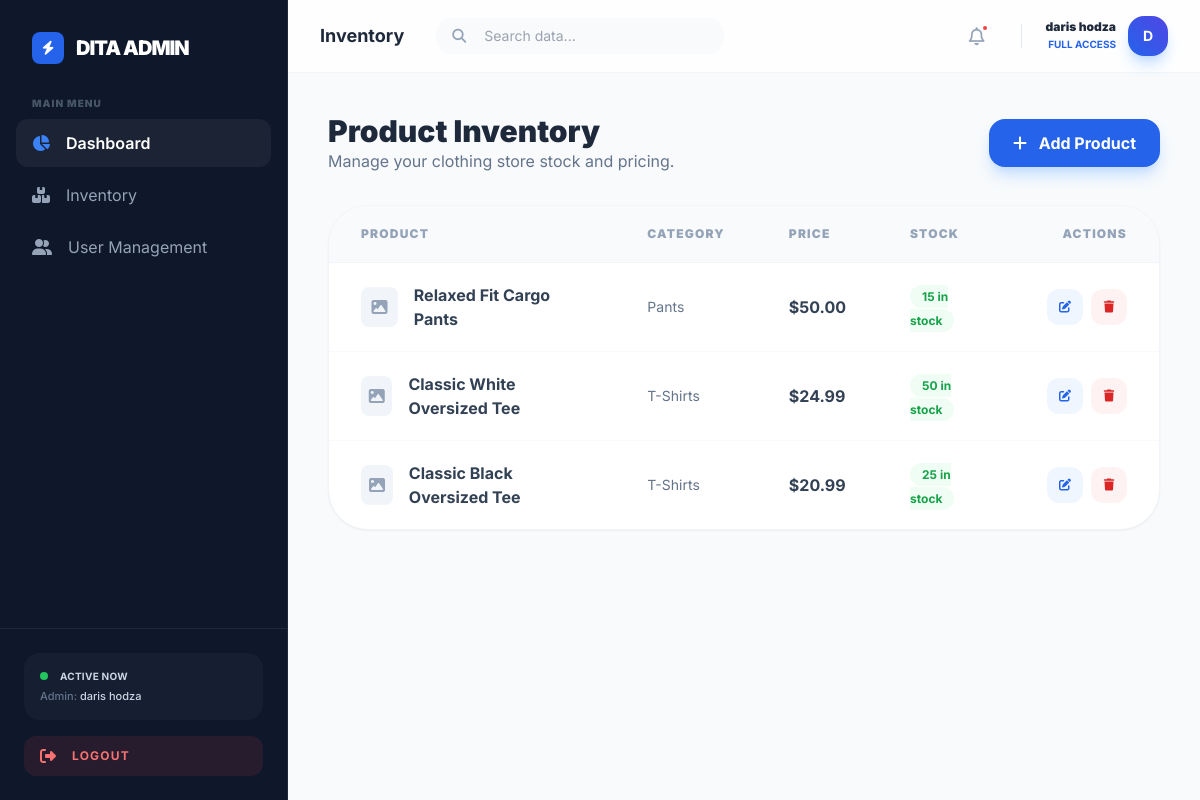
The app's page /inventory.php (signed in) with its own data.
### tables this page shows
CREATE TABLE `products` (
  `id` int NOT NULL,
  `name` varchar(100) NOT NULL,
  `description` text,
  `price` decimal(10,2) NOT NULL,
  `stock` int NOT NULL DEFAULT '0',
  `category` varchar(50) DEFAULT NULL,
  `image` varchar(255) DEFAULT 'default.jpg',
  `created_at` timestamp NULL DEFAULT CURRENT_TIMESTAMP
);

### inventory.php (the view)
<?php
include('includes/connect.php');
include('includes/header.php');
$query = "SELECT * FROM products ORDER BY id DESC";
$stmt = $conn->prepare($query);
$stmt->execute();
$products = $stmt->fetchAll();
?>
<div class="max-w-7xl mx-auto">
    <div class="flex justify-between items-center mb-8">
        <div>
            <h1 class="text-3xl font-black text-slate-800">Product Inventory</h1>
            <p class="text-slate-500">Manage your clothing store stock and pricing.</p>
        </div>
        <a href="create.php" class="bg-blue-600 text-white px-6 py-3 rounded-2xl font-bold hover:bg-blue-700 transition-all shadow-lg shadow-blue-200">
            <i class="fas fa-plus mr-2"></i> Add Product
        </a>
    </div>
    <div class="bg-white rounded-[2.5rem] border border-slate-100 shadow-sm overflow-hidden">
        <table class="w-full text-left">
            <thead>
                <tr class="bg-slate-50 border-b border-slate-100">
                    <th class="px-8 py-5 text-xs font-black text-slate-400 uppercase tracking-widest">Product</th>
                    <th class="px-8 py-5 text-xs font-black text-slate-400 uppercase tracking-widest">Category</th>
                    <th class="px-8 py-5 text-xs font-black text-slate-400 uppercase tracking-widest">Price</th>
                    <th class="px-8 py-5 text-xs font-black text-slate-400 uppercase tracking-widest">Stock</th>
                    <th class="px-8 py-5 text-xs font-black text-slate-400 uppercase tracking-widest text-right">Actions</th>
                </tr>
            </thead>
            <tbody class="divide-y divide-slate-50">
                <?php foreach($products as $row): ?>
                <tr class="hover:bg-slate-50/50 transition-colors">
                    <td class="px-8 py-5">
                        <div class="flex items-center gap-4">
                            <div class="w-10 h-10 bg-slate-100 rounded-lg flex items-center justify-center text-slate-400">
                                <i class="fas fa-image"></i>
                            </div>
                            <span class="font-bold text-slate-700"><?php echo htmlspecialchars($row['name']); ?></span>
                        </div>
                    </td>
                    <td class="px-8 py-5 text-sm text-slate-500"><?php echo htmlspecialchars($row['category']); ?></td>
                    <td class="px-8 py-5 font-bold text-slate-700">$<?php echo number_format($row['price'], 2); ?></td>
                    <td class="px-8 py-5">
                        <span class="px-3 py-1 rounded-full text-xs font-bold <?php echo $row['stock'] < 10 ? 'bg-red-50 text-red-600' : 'bg-green-50 text-green-600'; ?>">
                            <?php echo $row['stock']; ?> in stock
                        </span>
                    </td>
                    <td class="px-8 py-5 text-right">
                        <div class="flex justify-end gap-2">
                            <a href="edit.php?id=<?php echo $row['id']; ?>" class="w-9 h-9 flex items-center justify-center rounded-xl bg-blue-50 text-blue-600 hover:bg-blue-600 hover:text-white transition-all">
                                <i class="fas fa-edit text-xs"></i>
                            </a>
                            <a href="delete.php?id=<?php echo $row['id']; ?>"
                               onclick="return confirm('Are you sure you want to delete this product?')"
                               class="w-9 h-9 flex items-center justify-center rounded-xl bg-red-50 text-red-600 hover:bg-red-600 hover:text-white transition-all">
                                <i class="fas fa-trash text-xs"></i>
                            </a>
                        </div>
                    </td>
                </tr>
                <?php endforeach; ?>
            </tbody>
        </table>
    </div>
</div>
<?php include('includes/footer.php'); ?>

### includes/header.php (shortened to what this page needs)
<?php
$currentPage = basename($_SERVER['PHP_SELF']);
?>
<!DOCTYPE html>
<html lang="en">
<head>
    <script src="https://cdn.tailwindcss.com"></script>
    <link rel="stylesheet" href="https://cdnjs.cloudflare.com/ajax/libs/font-awesome/6.4.0/css/all.min.css">
</head>
<body class="bg-slate-50 flex min-h-screen overflow-x-hidden">
    <?php if ($currentPage != 'login.php') { include('sidebar.php'); } ?>
    <div class="flex-1 flex flex-col min-w-0">
        <?php if ($currentPage != 'login.php') { include('navbar.php'); } ?>
        <main class="p-6 lg:p-10">

### includes/sidebar.php
<aside class="w-72 bg-slate-900 text-slate-400 flex flex-col sticky top-0 h-screen hidden lg:flex border-r border-slate-800">
    <div class="p-8 flex items-center gap-3">
        <div class="w-8 h-8 bg-blue-600 rounded-lg flex items-center justify-center text-white">
            <i class="fas fa-bolt text-sm"></i>
        </div>
        <span class="text-white font-black tracking-tighter text-xl uppercase">Dita Admin</span>
    </div>
    <nav class="flex-1 px-4 space-y-1">
        <p class="px-4 text-[10px] font-black uppercase tracking-widest text-slate-600 mb-2">Main Menu</p>
        <a href="index.php" class="flex items-center gap-4 px-4 py-3 rounded-xl text-white bg-white/5 font-semibold group transition-all">
            <i class="fas fa-chart-pie text-blue-500 group-hover:scale-110 transition-transform"></i>
            <span>Dashboard</span>
        </a>
        <a href="inventory.php" class="flex items-center gap-4 px-4 py-3 rounded-xl hover:bg-white/5 hover:text-white transition-all group">
            <i class="fas fa-boxes group-hover:text-blue-400"></i>
            <span>Inventory</span>
        </a>
        <a href="users.php" class="flex items-center gap-4 px-4 py-3 rounded-xl hover:bg-white/5 hover:text-white transition-all group">
            <i class="fas fa-user-friends group-hover:text-blue-400"></i>
            <span>User Management</span>
        </a>
    </nav>
    <div class="p-6 border-t border-slate-800 space-y-4">
        <div class="bg-slate-800/50 p-4 rounded-2xl">
            <div class="flex items-center gap-3 mb-1">
                <div class="w-2 h-2 rounded-full bg-green-500 animate-pulse"></div>
                <span class="text-[10px] font-bold text-slate-300 tracking-wide uppercase">Active Now</span>
            </div>
            <p class="text-[11px] text-slate-500 font-medium truncate">
                Admin: <span class="text-slate-300"><?php echo htmlspecialchars($_SESSION['username'] ?? 'Guest'); ?></span>
            </p>
        </div>
        <a href="logout.php" class="flex items-center gap-4 px-4 py-3 rounded-xl bg-red-500/10 text-red-400 hover:bg-red-500 hover:text-white transition-all font-bold group">
            <i class="fas fa-sign-out-alt transition-transform group-hover:-translate-x-1"></i>
            <span class="text-xs uppercase tracking-widest">Logout</span>
        </a>
    </div>
</aside>

### includes/navbar.php (shortened to what this page needs)
<nav class="sticky top-0 z-30 flex items-center justify-between px-8 py-4 bg-white/80 backdrop-blur-md border-b border-slate-100">
    <div class="flex items-center gap-8">
        <h2 class="text-slate-800 font-bold text-lg hidden md:block">
            <?php
                echo ucfirst(str_replace('.php', '', basename($_SERVER['PHP_SELF'])));
            ?>
        </h2>
        <div class="relative w-72 hidden lg:block">
            <i class="fas fa-search absolute left-4 top-1/2 -translate-y-1/2 text-slate-400 text-sm"></i>
            <input type="text" placeholder="Search data..."
                   class="w-full bg-slate-100/50 border-none rounded-2xl pl-12 pr-4 py-2 text-sm focus:ring-2 focus:ring-blue-500/20 outline-none transition-all">
        </div>
    </div>
    <div class="flex items-center gap-6">
        <button class="w-10 h-10 flex items-center justify-center rounded-xl text-slate-400 hover:bg-slate-100 hover:text-blue-600 transition-all relative">
            <i class="far fa-bell text-lg"></i>
            <span class="absolute top-2 right-2 w-2 h-2 bg-red-500 rounded-full border-2 border-white"></span>
        </button>
        <div class="flex items-center gap-3 group cursor-pointer">
            <div class="text-right hidden sm:block">
                <p class="text-xs font-black text-slate-800 leading-none">
                    <?php echo htmlspecialchars($_SESSION['username'] ?? 'Admin'); ?>
                </p>
                <p class="text-[10px] font-bold text-blue-600 uppercase mt-1">Full Access</p>
            </div>
            <div class="w-10 h-10 rounded-2xl bg-gradient-to-tr from-blue-600 to-indigo-600 flex items-center justify-center text-white shadow-lg shadow-blue-200 group-hover:scale-105 transition-transform">
                <span class="font-bold text-sm">
                    <?php echo strtoupper(substr($_SESSION['username'] ?? 'A', 0, 1)); ?>
                </span>
            </div>
        </div>
    </div>
</nav>

### includes/footer.php (shortened to what this page needs)
</main> </div> <script src="admin.js"></script>
</body>
</html>

### includes/header.php (style rules this page uses)
body { font-family: 'Inter', sans-serif; }

### records on screen
products: name "Relaxed Fit Cargo Pants", category "Pants", price "50.00", stock "15"
products: name "Classic White Oversized Tee", category "T-Shirts", price "24.99", stock "50"
products: name "Classic Black Oversized Tee", category "T-Shirts", price "20.99", stock "25"

### other values on screen
$_SESSION['username'] "daris hodza"
str_replace('.php', '', basename($_SERVER['PHP_SELF'])) "Inventory"
substr($_SESSION['username'] ?? 'A', 0, 1) "D"
